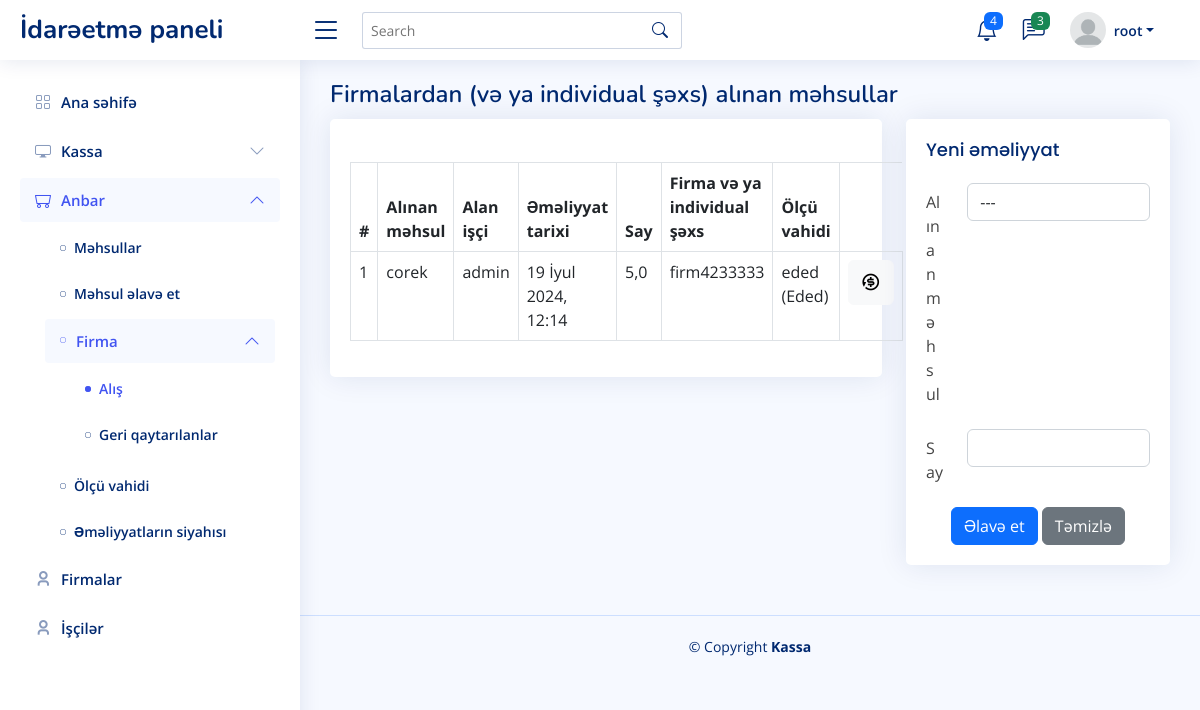
Screenshot of /warehouse/firm/purchase (signed in) with the database file from the repository.
### user/models.py (models this page shows, shortened)
class User(DateTimeLog, AbstractUser):
    profile_picture = models.ImageField(verbose_name='Profil şəkil', upload_to='images/user', null=True, default='images/user/profilepictures.png')
    is_manager = models.BooleanField(default=False)
    is_deleted = models.BooleanField(default=False)
    def __str__(self):
        return self.username
    class Meta:
        verbose_name = 'İşçi'
        verbose_name_plural = 'İşçilər'

### log/models.py (models this page shows, shortened)
class PurchaseProduct(models.Model):
    product = models.ForeignKey(Product, verbose_name='Alınan məhsul', on_delete=models.CASCADE)
    employee = models.ForeignKey(User, verbose_name='Alan işçi', on_delete=models.CASCADE)
    date = models.DateTimeField('Əməliyyat tarixi', auto_now_add=True)
    quantity = models.FloatField('Say')
    refunded = models.BooleanField(default=False)
    @classmethod
    def get_table_fields(cls):
        arr = ['id', 'refunded']
        fields = [field for field in cls._meta.fields if field.name not in arr]
        return fields
    class Meta:
        verbose_name = 'Firmalardan alənan məhsul siyahısı'
        verbose_name_plural = 'Firmalardan alənan məhsulların siyahısı'

### pos/models.py (models this page shows, shortened)
class Product(UserLog, DateTimeLog):
    name = models.CharField(verbose_name='Məhsulun adı', max_length=100, unique=True)
    barcode = models.CharField(verbose_name='Barkod', max_length=50, blank=True, null=True, unique=True)
    picture = models.ImageField(verbose_name='Şəkil', upload_to='images/product', blank=True, null=True)
    firm = models.ForeignKey(Firm, verbose_name=Firm._meta.verbose_name, on_delete=models.CASCADE)
    price = models.FloatField(verbose_name='Satış qiyməti (AZN)')
    purchase_price = models.FloatField(verbose_name='Alış qiyməti (AZN)')
    quantity = models.FloatField(verbose_name='Say/Miqdar')
    measure = models.ForeignKey('UnitOfMeasure', verbose_name='Ölçü vahidi', on_delete=models.CASCADE)
    is_deleted = models.BooleanField(default=False)
    objects = ProductManager()
    def __str__(self):
        return self.name
    class Meta:
        verbose_name = 'Məhsul'
        verbose_name_plural = 'Məhsullar'

class Firm(models.Model):
    name = models.CharField('Ad', max_length=100)
    contact = models.CharField('Əlaqə(tel. nömrəsi, e-poçta və s.)', max_length=30, null=True, blank=True)
    def __str__(self):
        return self.name
    class Meta:
        verbose_name = 'Firma və ya individual şəxs'
        verbose_name_plural = 'Firmalar və ya individual şəxslər'

class UnitOfMeasure(models.Model):
    measure = models.CharField(verbose_name='Ölçü vahidi', max_length=50)
    abbr = models.CharField(verbose_name='Qısaldılmış adı', max_length=25)
    is_active = models.BooleanField(default=True)
    def __str__(self):
        return self.abbr + ' (' + self.measure + ')'
    class Meta:
        verbose_name = 'Ölçü vahidi'
        verbose_name_plural = 'Ölçü vahidi'

### pos/views.py (the view)
# urls.py: path('warehouse/firm/purchase', views.PurchaseProductView.as_view(), name='warehouse_firm_purchase'),
class PurchaseProductView(ListView):
    template_name = 'pos/warehouse_firm_purchase_product.html'
    queryset = PurchaseProduct.get_all_related()
    def get_context_data(self, *, object_list=None, **kwargs):
        context = super().get_context_data()
        context['purchase_product_fields'] = PurchaseProduct.get_table_fields()
        context['products'] = Product.objects.values('id', 'name')
        return context

### pos/managers.py (called while the page is built)
    def get_queryset(self):
        queryset = super().get_queryset()\
            .filter(is_deleted=False)
        return queryset

### templates/pos/warehouse_firm_purchase_product.html (shortened to what this page needs)
{% extends 'pos/index.html' %}
{% block main %}
    <div class="pagetitle">
        <h1>Firmalardan (və ya individual şəxs) alınan məhsullar</h1>
    </div>
    <section class="section">
      <div class="row">
        <div class="col-lg-8">
                <div class="card">
                    <div class="card-body table-wrapper-scroll-y my-custom-scrollbar h-25">
                        <h5 class="card-title"></h5>
                        <table class="table table-bordered">
                            <thead>
                                <tr>
                                    <th scope="col">#</th>
                                    {% for purchase_product_field in purchase_product_fields %}
                                        <th scope="col">{{ purchase_product_field.verbose_name }}</th>
                                    {%endfor%}
                                    <th scope="col">Firma və ya individual şəxs</th>
                                    <th scope="col">Ölçü vahidi</th>
                                </tr>
                            </thead>
                            <tbody>
                                {% for purchase_product in object_list %}
                                    <tr>
                                        <td>{{ forloop.counter }}</td>
                                        <td>{{ purchase_product.product }}</td>
                                        <td>{{ purchase_product.employee }}</td>
                                        <td>{{ purchase_product.date }}</td>
                                        <td>{{ purchase_product.quantity }}</td>
                                        <td>{{ purchase_product.product.firm }}</td>
                                        <td>{{ purchase_product.product.measure }}</td>
                                        <td>
                                            <button
                                                    type="button"
                                                    class="btn btn-light geri_qaytar_btn"
                                                    title="Geri qaytar"
                                                    data-bs-toggle="modal" data-bs-target="#modal"
                                                    url="{% url 'pos:warehouse_firm_purchase_delete' purchase_product.pk %}">
                                                <i class="fa-2x ri-refund-2-fill" style="font-size: 20px;"></i>
                                            </button>
                                        </td>
                                    </tr>
                                 {% empty %}
                                    <tr>
                                        <td colspan="8" class="text-center">Məlumat yoxdur</td>
                                    </tr>
                                {% endfor %}
                            </tbody>
                        </table>
                    </div>
                </div>
            </div>
        <div class="col-lg-4">
          <div class="card">
            <div class="card-body">
              <h5 class="card-title">Yeni əməliyyat</h5>
              <form action="{% url 'pos:warehouse_firm_purchase_create' %}" method="post">
                <div class="row mb-3">
                    <label for="inputProduct" class="col-sm-2 col-form-label">Alınan məhsul</label>
                    <div class="col-sm-10">
                        <select class="form-control" id="inputProduct" name="product" required>
                            <option value="">---</option>
                        </select>
                    </div>
                </div>
                <div class="row mb-3">
                  <label for="inputQuantity" class="col-sm-2 col-form-label">Say</label>
                  <div class="col-sm-10">
                    <input type="text" class="form-control" id="inputQuantity" name="quantity" required>
                  </div>
                </div>
                <div class="text-center">
                  <button type="submit" class="btn btn-primary">Əlavə et</button>
                  <button type="reset" class="btn btn-secondary">Təmizlə</button>
                </div>
              </form>
            </div>
          </div>
        </div>
      </div>
    </section>
{% endblock %}

### templates/partials/header.html (shortened to what this page needs)
  <header id="header" class="header fixed-top d-flex align-items-center">
    <div class="d-flex align-items-center justify-content-between">
      <a class="logo d-flex align-items-center">
        <span class="d-none d-lg-block">İdarəetmə paneli</span>
      </a>
      <i class="bi bi-list toggle-sidebar-btn"></i>
    </div>
    <div class="search-bar">
      <form class="search-form d-flex align-items-center" method="POST" action="#">
        <input type="text" name="query" placeholder="Search" title="Enter search keyword">
        <button type="submit" title="Search"><i class="bi bi-search"></i></button>
      </form>
    </div>
    <nav class="header-nav ms-auto">
      <ul class="d-flex align-items-center" style="margin-right: 30px;">
        <li class="nav-item dropdown">
          <a class="nav-link nav-icon" href="#" data-bs-toggle="dropdown">
            <i class="bi bi-bell"></i>
            <span class="badge bg-primary badge-number">4</span>
          </a>
        </li>
        <li class="nav-item dropdown">
          <a class="nav-link nav-icon" href="#" data-bs-toggle="dropdown">
            <i class="bi bi-chat-left-text"></i>
            <span class="badge bg-success badge-number">3</span>
          </a>
        </li>
        <li class="nav-item dropdown pe-3">
          <a class="nav-link nav-profile d-flex align-items-center pe-0" href="#" data-bs-toggle="dropdown">
            <img src="{{ user.profile_picture.url }}" alt="Profile" class="rounded-circle">
            <span class="d-none d-md-block dropdown-toggle ps-2">{{ user }}</span>
          </a>
        </li>
      </ul>
    </nav>
  </header>

### static/assets/css/style.css (style rules this page uses)
:root { scroll-behavior: smooth; }
body { font-family: "Open Sans", sans-serif; background: #f6f9ff; color: #444444; }
a { color: #4154f1; text-decoration: none; }
h1, h2, h3, h4, h5, h6 { font-family: "Nunito", sans-serif; }
.pagetitle { margin-bottom: 10px; }
.pagetitle h1 { font-size: 24px; margin-bottom: 0; font-weight: 600; color: #012970; }
.card { margin-bottom: 30px; border: none; border-radius: 5px; box-shadow: 0px 0 30px rgba(1, 41, 112, 0.1); }
.card-title { padding: 20px 0 15px 0; font-size: 18px; font-weight: 500; color: #012970; font-family: "Poppins", sans-serif; }
.card-body { padding: 0 20px 20px 20px; }
.logo { line-height: 1; }
@media (min-width: 1200px) { .logo { width: 280px; } }
.logo span { font-size: 26px; font-weight: 700; color: #012970; font-family: "Nunito", sans-serif; }
.header { transition: all 0.5s; z-index: 997; height: 60px; box-shadow: 0px 2px 20px rgba(1, 41, 112, 0.1); background-color: #fff; padding-left: 20px; }
.header .toggle-sidebar-btn { font-size: 32px; padding-left: 10px; cursor: pointer; color: #012970; }
.header .search-bar { min-width: 360px; padding: 0 20px; }
.header .search-form { width: 100%; }
.header .search-form input { border: 0; font-size: 14px; color: #012970; border: 1px solid rgba(1, 41, 112, 0.2); padding: 7px 38px 7px 8px; border-radius: 3px; transition: 0.3s; width: 100%; }
.header .search-form button { border: 0; padding: 0; margin-left: -30px; background: none; }
.header .search-form button i { color: #012970; }
.header-nav ul { list-style: none; }
.header-nav>ul { margin: 0; padding: 0; }
.header-nav .nav-icon { font-size: 22px; color: #012970; margin-right: 25px; position: relative; }
.header-nav .nav-profile { color: #012970; }
.header-nav .nav-profile img { max-height: 36px; }
.header-nav .nav-profile span { font-size: 14px; font-weight: 600; }
.header-nav .badge-number { position: absolute; inset: -2px -5px auto auto; font-weight: normal; font-size: 12px; padding: 3px 6px; }

### rows the page displays
User: profile_picture (picture), username "root"
PurchaseProduct: product "corek", employee "admin", date "19 İyul 2024, 12:14", quantity "5,0", product.firm "firm4233333", product.measure "eded (Eded)"

### other values shown
{{ purchase_product_field.verbose_name }} "Alınan məhsul" "Alan işçi" "Əməliyyat tarixi" "Say"
